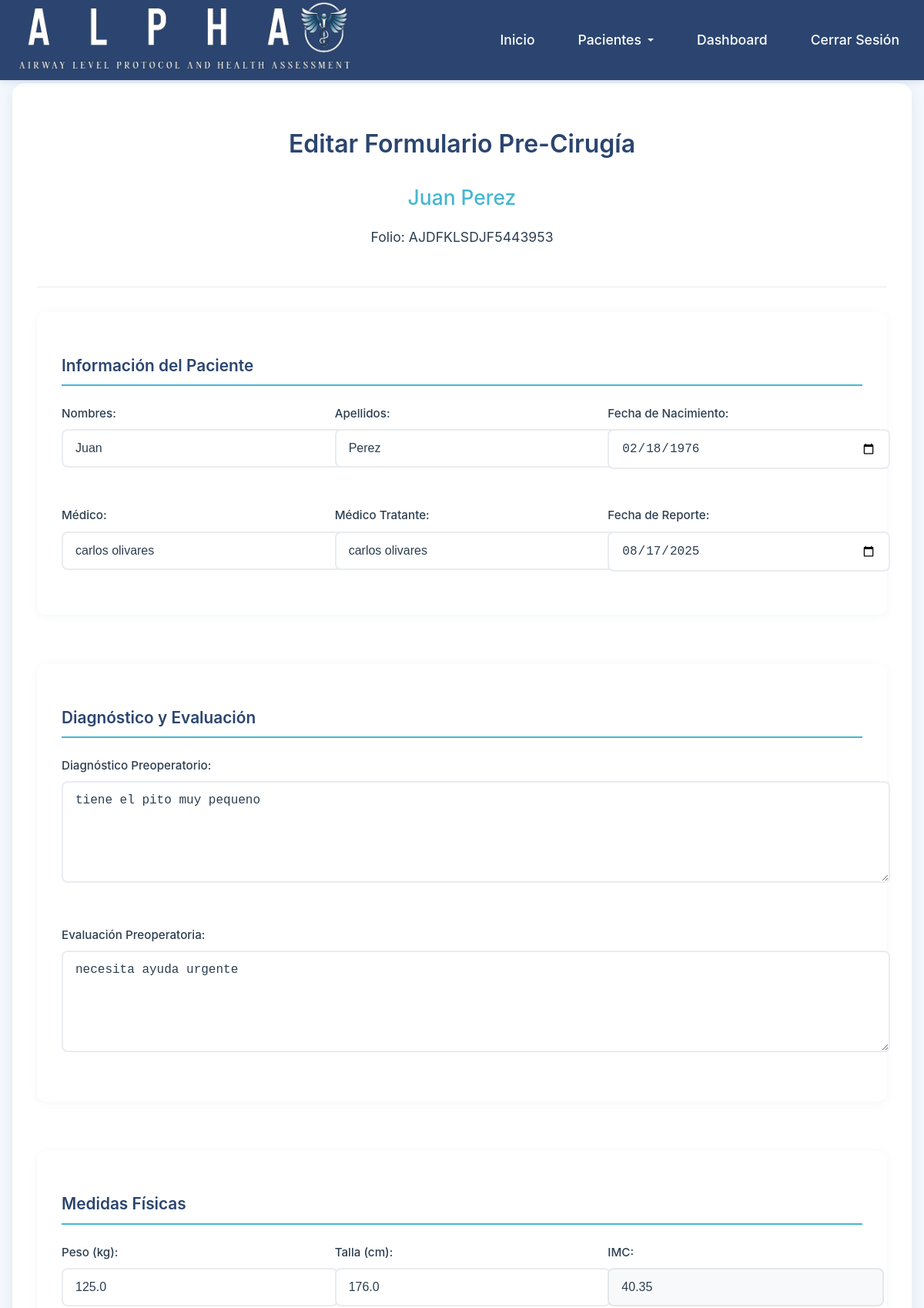
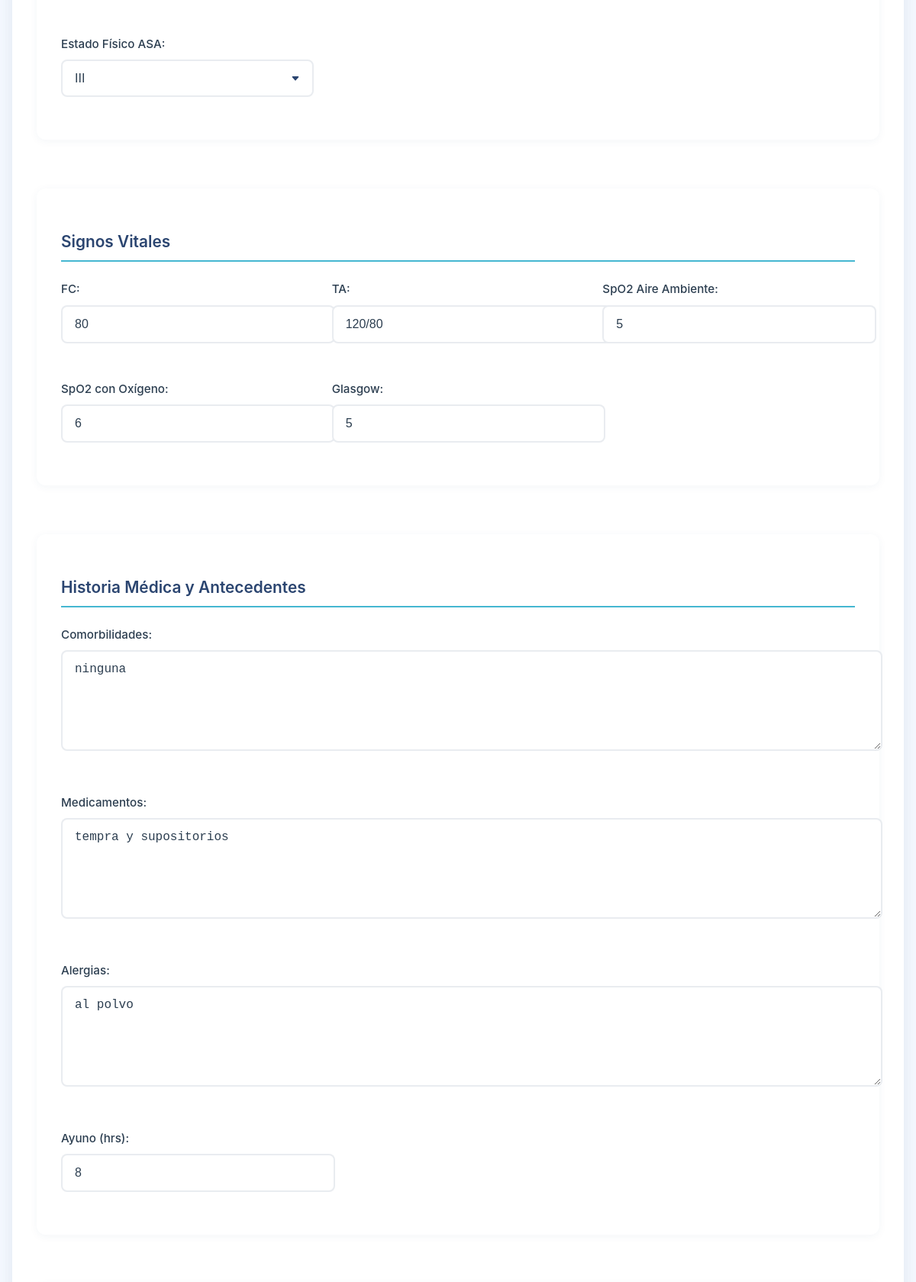
The app's page /pacientes/presurgery/PRE-AJDFKLSDJF5443953/editar/ (signed in, upper part) with its own data (2 pictures, top to bottom).
### website/models.py (models this page shows, shortened)
class Patient(models.Model):
    id_paciente = models.UUIDField(
        primary_key=True,
        default=uuid.uuid4,
        editable=False,
        verbose_name=_("ID Paciente")
    )
    folio_hospitalizacion = models.CharField(
        max_length=50,
        unique=True,
        verbose_name=_("Folio Hospitalización")
    )
    nombres = models.CharField(
        max_length=100,
        verbose_name=_("Nombres")
    )
    apellidos = models.CharField(
        max_length=100,
        verbose_name=_("Apellidos")
    )
    fecha_nacimiento = models.DateField(
        verbose_name=_("Fecha de Nacimiento")
    )
    medico = models.ForeignKey(
        settings.AUTH_USER_MODEL,
        on_delete=models.PROTECT,
        verbose_name=_("Médico Tratante")
    )
    codigo_barras = models.ImageField(
        upload_to='codigos_barra/%Y/%m/',
        verbose_name=_("Código de Barras")
    )
    fecha_registro = models.DateTimeField(
        auto_now_add=True,
        verbose_name=_("Fecha de Registro")
    )
    ultima_actualizacion = models.DateTimeField(
        auto_now=True,
        verbose_name=_("Última Actualización")
    )
    activo = models.BooleanField(
        default=True,
        verbose_name=_("Activo")
    )
    class Meta:
        verbose_name = _("Paciente")
        verbose_name_plural = _("Pacientes")
        ordering = ['-fecha_registro']
        indexes = [
            models.Index(fields=['folio_hospitalizacion']),
            models.Index(fields=['medico', 'fecha_registro'])
        ]

class PreSurgeryForm(models.Model):
    ASA_CHOICES = [
        (1, 'I'),
        (2, 'II'),
        (3, 'III'),
        (4, 'IV'),
        (5, 'V'),
        (6, 'VI'),
    ]
    MALLAMPATI_CHOICES = [(i, str(i)) for i in range(1, 5)]
    PATIL_ALDRETE_CHOICES = [(i, str(i)) for i in range(1, 5)]
    PROTRUSION_CHOICES = [(i, str(i)) for i in range(1, 5)]
    folio_hospitalizacion = models.CharField(
        max_length=50,
        primary_key=True,
        verbose_name="Folio Hospitalización"
    )
    nombres = models.CharField(max_length=100, verbose_name="Nombres")
    apellidos = models.CharField(max_length=100, verbose_name="Apellidos")
    medico = models.CharField(max_length=100, verbose_name="Médico")
    fecha_nacimiento = models.DateField(verbose_name="Fecha de Nacimiento")
    codigo_barras = models.ImageField(
        upload_to='codigos_barra/',
        verbose_name="Código de Barras"
    )
    fecha_reporte = models.DateField(verbose_name="Fecha de Reporte")
    medico_tratante = models.CharField(
        max_length=100,
        verbose_name="Médico Tratante"
    )
    diagnostico_preoperatorio = models.TextField(
        verbose_name="Diagnóstico Preoperatorio"
    )
    peso = models.FloatField(verbose_name="Peso (kg)")
    talla = models.FloatField(verbose_name="Talla (cm)")
    imc = models.FloatField(verbose_name="IMC")
    estado_fisico_asa = models.IntegerField(
        choices=ASA_CHOICES,
        verbose_name="Estado Físico ASA"
    )
    comorbilidades = models.TextField(
        blank=True,
        verbose_name="Comorbilidades"
    )
    medicamentos = models.TextField(
        blank=True,
        verbose_name="Medicamentos"
    )
    ayuno_hrs = models.IntegerField(verbose_name="Ayuno (hrs)")
    uso_glp1 = models.BooleanField(
        default=False,
        verbose_name="Uso de GLP1"
    )
    dosis_glp1 = models.CharField(
        max_length=50,
        blank=True,
        verbose_name="Dosis GLP1"
    )
    alergias = models.TextField(
        blank=True,
        verbose_name="Alergias"
    )
    tabaquismo = models.BooleanField(
        default=False,
        verbose_name="Tabaquismo"
    )
    antecedentes_dificultad = models.BooleanField(
        default=False,
        verbose_name="Antecedentes de Dificultad de Manejo"
    )
    descripcion_dificultad = models.TextField(
        blank=True,
        verbose_name="Descripción de Dificultad"
    )
    evaluacion_preoperatoria = models.TextField(
        verbose_name="Evaluación Preoperatoria"
    )
    estudios_radiologicos_va = models.ImageField(
        upload_to='estudios_radiologicos/',
        blank=True,
        verbose_name="Estudios Radiológicos VA"
    )
    uso_usg_gastrico = models.BooleanField(
        default=False,
        verbose_name="Uso de USG Gástrico"
    )
    usg_gastrico_ml = models.IntegerField(
        null=True,
        blank=True,
        verbose_name="USG Gástrico (ml)"
    )
    imagen_usg_gastrico = models.ImageField(
        upload_to='usg_gastrico/',
        blank=True,
        verbose_name="Imagen USG Gástrico"
    )
    fc = models.IntegerField(verbose_name="FC")
    ta = models.TextField(verbose_name="TA")
    spo2_aire = models.IntegerField(verbose_name="SpO2 Aire Ambiente")
    spo2_oxigeno = models.IntegerField(verbose_name="SpO2 con Oxígeno")
    glasgow = models.IntegerField(verbose_name="Glasgow")
    mallampati = models.IntegerField(
        choices=MALLAMPATI_CHOICES,
        validators=[MinValueValidator(1), MaxValueValidator(4)],
        verbose_name="Mallampati"
    )
    patil_aldrete = models.IntegerField(
        choices=PATIL_ALDRETE_CHOICES,
        validators=[MinValueValidator(1), MaxValueValidator(4)],
        verbose_name="Patil-Aldrete"
    )
    distancia_inter_incisiva = models.FloatField(
        verbose_name="Distancia Inter-incisiva (cm)"
    )
    distancia_tiro_mentoniana = models.FloatField(
        verbose_name="Distancia Tiro-mentoniana (cm)"
    )
    protrusion_mandibular = models.IntegerField(
        choices=PROTRUSION_CHOICES,
        validators=[MinValueValidator(1), MaxValueValidator(4)],
        verbose_name="Protrusión Mandibular"
    )
    macocha = models.IntegerField(verbose_name="Macocha")
    stop_bang = models.IntegerField(verbose_name="Stop Bang")
    desviacion_traquea = models.IntegerField(
        verbose_name="Desviación de la Tráquea (cm)"
    )
    problemas_deglucion = models.BooleanField(
        default=False,
        verbose_name="Problemas de Deglución"
    )
    estridor_laringeo = models.BooleanField(
        default=False,
        verbose_name="Estridor Laríngeo"
    )
    observaciones = models.TextField(
        blank=True,
        verbose_name="Observaciones"
    )
    class Meta:
        verbose_name = _("Pre-Surgery Form")
        verbose_name_plural = _("Pre-Surgery Forms")

### website/views.py (the view)
@login_required
def presurgery_update(request, pk):
    presurgery = get_object_or_404(PreSurgeryForm, folio_hospitalizacion=pk)
    patient = get_object_or_404(Patient, folio_hospitalizacion=pk.replace('PRE-', ''))
    if patient.medico != request.user and not request.user.is_staff:
        messages.error(request, 'No tienes permiso para editar este formulario.')
        return redirect('patient-list')
    if request.method == 'POST':
        form = PreSurgeryCreateForm(request.POST, request.FILES, instance=presurgery)
        if form.is_valid():
            try:
                form.save()
                messages.success(request, 'Formulario actualizado exitosamente.')
                return redirect('presurgery-detail', pk=pk)
            except Exception as e:
                messages.error(request, f'Error al actualizar el formulario: {str(e)}')
        else:
            messages.error(request, 'Por favor corrija los errores en el formulario.')
    else:
        form = PreSurgeryCreateForm(instance=presurgery)
    return render(request, 'presurgery_form.html', {
        'form': form,
        'presurgery': presurgery,
        'patient': patient
    })

### website/templates/presurgery_form.html (shortened to what this page needs)
{% extends "base.html" %}
{% load static %}
{% block extra_css %}
<link rel="stylesheet" href="{% static 'css/presurgery_form.css' %}">
{% endblock %}
{% block content %}
<div class="section surgery-form-section">
    <div class="container">
        <div class="surgery-form-container" data-aos="fade-up">
            <div class="form-header">
                <h1 class="form-title">
                    {% if presurgery %}Editar{% else %}Nuevo{% endif %} Formulario Pre-Cirugía
                </h1>
                <div class="patient-info">
                    <h2>{{ patient.nombres }} {{ patient.apellidos }}</h2>
                    <p>Folio: {{ patient.folio_hospitalizacion }}</p>
                </div>
            </div>
            <form method="post" enctype="multipart/form-data" class="surgery-form" id="presurgeryForm">
                <div class="form-sections">
                    <div class="form-section">
                        <h3>Información del Paciente</h3>
                        <div class="form-grid">
                            <div class="form-group">
                                {{ form.nombres.label_tag }}
                                {{ form.nombres }}
                            </div>
                            <div class="form-group">
                                {{ form.apellidos.label_tag }}
                                {{ form.apellidos }}
                            </div>
                            <div class="form-group">
                                {{ form.fecha_nacimiento.label_tag }}
                                {{ form.fecha_nacimiento }}
                            </div>
                            <div class="form-group">
                                {{ form.medico.label_tag }}
                                {{ form.medico }}
                            </div>
                            <div class="form-group">
                                {{ form.medico_tratante.label_tag }}
                                {{ form.medico_tratante }}
                            </div>
                            <div class="form-group">
                                {{ form.fecha_reporte.label_tag }}
                                {{ form.fecha_reporte }}
                            </div>
                        </div>
                    </div>
                    <div class="form-section">
                        <h3>Diagnóstico y Evaluación</h3>
                        <div class="form-grid">
                            <div class="form-group full-width">
                                {{ form.diagnostico_preoperatorio.label_tag }}
                                {{ form.diagnostico_preoperatorio }}
                            </div>
                            <div class="form-group full-width">
                                {{ form.evaluacion_preoperatoria.label_tag }}
                                {{ form.evaluacion_preoperatoria }}
                            </div>
                        </div>
                    </div>
                    <div class="form-section">
                        <h3>Medidas Físicas</h3>
                        <div class="form-grid">
                            <div class="form-group">
                                {{ form.peso.label_tag }}
                                {{ form.peso }}
                            </div>
                            <div class="form-group">
                                {{ form.talla.label_tag }}
                                {{ form.talla }}
                            </div>
                            <div class="form-group">
                                {{ form.imc.label_tag }}
                                {{ form.imc }}
                            </div>
                            <div class="form-group">
                                {{ form.estado_fisico_asa.label_tag }}
                                {{ form.estado_fisico_asa }}
                            </div>
                        </div>
                    </div>
                    <div class="form-section">
                        <h3>Signos Vitales</h3>
                        <div class="form-grid">
                            <div class="form-group">
                                {{ form.fc.label_tag }}
                                {{ form.fc }}
                            </div>
                            <div class="form-group">
                                {{ form.ta.label_tag }}
                                {{ form.ta }}
                            </div>
                            <div class="form-group">
                                {{ form.spo2_aire.label_tag }}
                                {{ form.spo2_aire }}
                            </div>
                            <div class="form-group">
                                {{ form.spo2_oxigeno.label_tag }}
                                {{ form.spo2_oxigeno }}
                            </div>
                            <div class="form-group">
                                {{ form.glasgow.label_tag }}
                                {{ form.glasgow }}
                            </div>
                        </div>
                    </div>
                    <div class="form-section">
                        <h3>Historia Médica y Antecedentes</h3>
                        <div class="form-grid">
                            <div class="form-group full-width">
                                {{ form.comorbilidades.label_tag }}
                                {{ form.comorbilidades }}
                            </div>
                            <div class="form-group full-width">
                                {{ form.medicamentos.label_tag }}
                                {{ form.medicamentos }}
                            </div>
                            <div class="form-group full-width">
                                {{ form.alergias.label_tag }}
                                {{ form.alergias }}
                            </div>
                            <div class="form-group">
                                {{ form.ayuno_hrs.label_tag }}
                                {{ form.ayuno_hrs }}
                            </div>
                        </div>
                    </div>
                </div>
            </form>
        </div>
    </div>
</div>
{% endblock %}

### records on screen
Patient: nombres "Juan", apellidos "Perez", folio_hospitalizacion "AJDFKLSDJF5443953"
PreSurgeryForm: nombres "Juan", apellidos "Perez", fecha_nacimiento "02/18/1976", medico "carlos olivares", medico_tratante "carlos olivares", fecha_reporte "08/17/2025", diagnostico_preoperatorio "tiene el pito muy pequeno", evaluacion_preoperatoria "necesita ayuda urgente", peso "125.0", talla "176.0", imc "40.35", estado_fisico_asa "III", fc "80", ta "120/80", spo2_aire "5", spo2_oxigeno "6", glasgow "5", comorbilidades "ninguna", medicamentos "tempra y supositorios", alergias "al polvo", ayuno_hrs "8"
